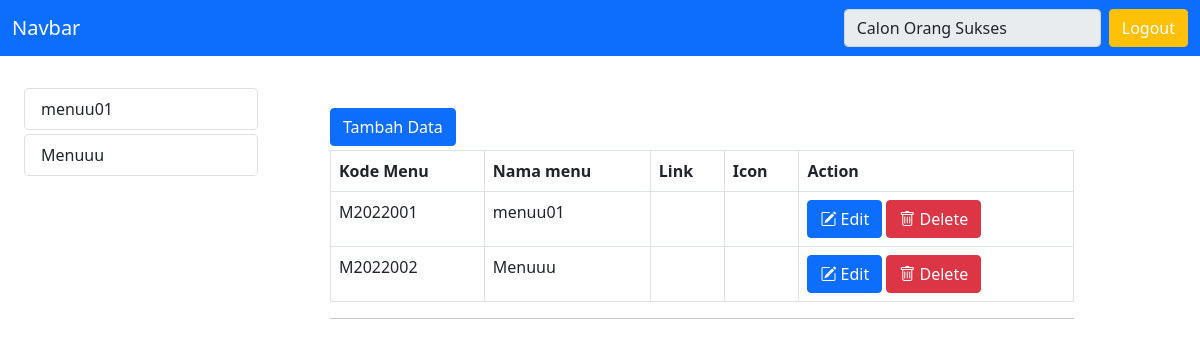
Before: /admin/home.php?modul=mod_menu (signed in) with the older database file.
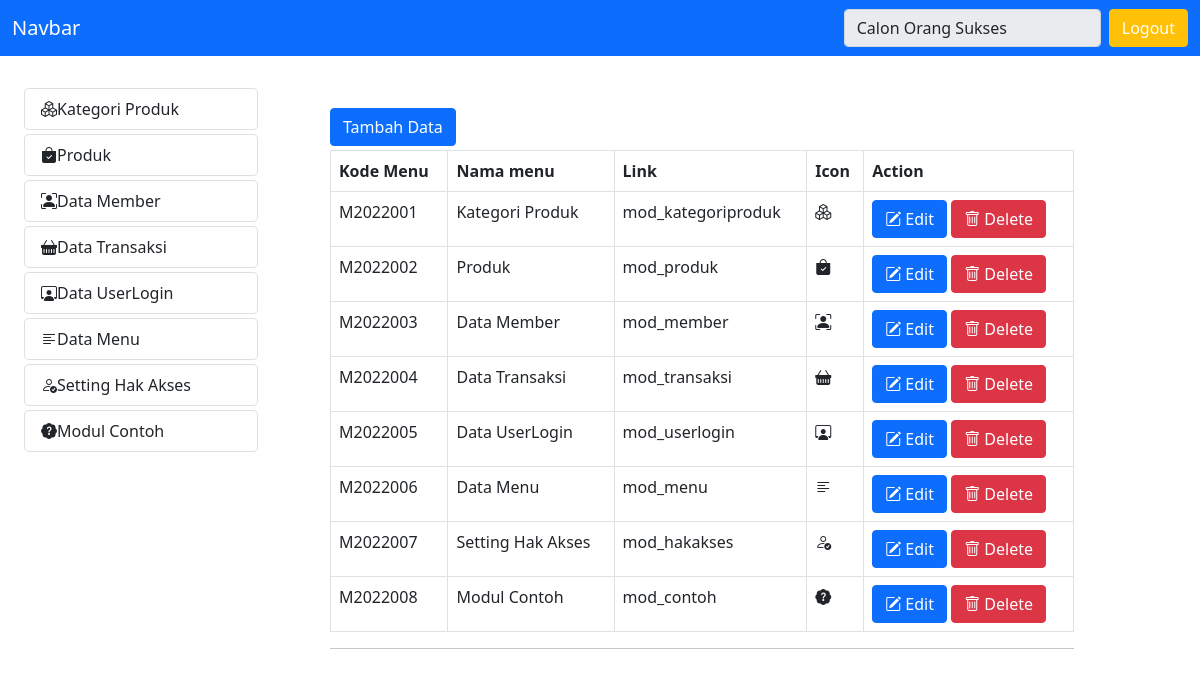
After: the same page with the newer database file.
### tables this page shows
CREATE TABLE `mst_menu` (
  `idmenu` int(11) NOT NULL AUTO_INCREMENT,
  `kode_menu` varchar(8) NOT NULL,
  `nmmenu` varchar(25) NOT NULL,
  `link` varchar(50) NOT NULL,
  `icon` varchar(50) DEFAULT NULL,
  PRIMARY KEY (`idmenu`)
);

### admin/mod_menu/index.php (the view)
<?php
include_once("menuCtrl.php");
if (!isset($_GET['action'])) {
?>
	<a href="?modul=mod_menu&action=add" class="btn btn-primary btn-xs mb-1">Tambah Data</a>
	<table class="table table-bordered">
		<tr>
			<th>Kode Menu</th>
			<th>Nama menu</th>
			<th>Link</th>
			<th>Icon</th>
			<th>Action</th>
		</tr>
		<?php
		$query = mysqli_query($koneksidb, "SELECT * FROM mst_menu");
		foreach ($query as $q) :
		?>
			<tr>
				<td><?= $q['kode_menu']; ?></td>
				<td><?= $q['nmmenu']; ?></td>
				<td><?= $q['link']; ?></td>
				<td><?= $q['icon']; ?></td>
				<td><a href="?modul=mod_menu&action=edit&id=<?= $q['idmenu']; ?>" class="btn btn-xs btn-primary"><i class="bi bi-pencil-square"></i> Edit</a>
					<a href="?modul=mod_menu&action=delete&id=<?= $q['idmenu']; ?>" class="btn btn-xs btn-danger"><i class="bi bi-trash"></i> Delete</a>
				</td>
			</tr>
		<?php
		endforeach;
		?>
	</table>
	<hr>
<?php } else if (isset($_GET['action']) && ($_GET['action'] == "add" || $_GET['action'] == "edit")) {
?>
	<?php
	$query_cekkode = mysqli_query(
		$koneksidb,
		"select kode_menu from mst_menu ORDER BY kode_menu DESC LIMIT 0,1"
	);
	$cekkode = mysqli_fetch_array($query_cekkode);
	$kodeakhir = $cekkode['kode_menu'];
	$no_urutakhir = substr($kodeakhir, 5);
	$th_akhir = substr($kodeakhir, 1, 4);
	$th_sekarang = date("Y");
	if ($th_akhir == $th_sekarang) {
		if ($no_urutakhir < 9) {
			$nourut_baru = "00" . ($no_urutakhir + 1);
		} else if ($no_urutakhir < 99) {
			$nourut_baru = "0" . ($no_urutakhir + 1);
		} else {
			$nourut_baru = ($no_urutakhir + 1);
		}
	} else {
		$nourut_baru =  "001";
	}
	$kodeterbaru = "M" . $th_sekarang . $nourut_baru;
	if ($proses == "insert") {
	?>
		<form action="?modul=mod_menu&action=save" id="formmenu" method="POST">
			<div class="row pt-3">
				<label class="col-md-2">Kode Menu</label>
				<div class="col-md-5">
					<input type="hidden" name="proses" value="<?= $proses; ?>">
					<input type="text" name="kode_menu" id="kode_menu" class="form-control" value="<?= $kodeterbaru; ?>" readonly>
				</div>
			</div>
			<div class="row pt-3">
				<label class="col-md-2">Nama Menu</label>
				<div class="col-md-5">
					<input type="text" name="nmmenu" id="nmmenu" class="form-control">
				</div>
			</div>
			<div class="row pt-3">
				<label class="col-md-2">Link</label>
				<div class="col-md-5">
					<input type="text" name="link" id="link" class="form-control">
				</div>
			</div>
			<div class="row pt-3">
				<label class="col-md-2">Icon</label>
				<div class="col-md-5">
					<input type="text" name="icon" id="icon" class="form-control">
				</div>
			</div>
			<div class="row pt-3">
				<label class="col-md-2"></label>
				<div class="col-md-5">
					<button type="submit" class="btn btn-primary">Simpan</button>
					<a href="home.php?modul=mod_menu"><button type="button" class="btn btn-warning">Kembali</button></a>
				</div>
			</div>
		</form>
	<?php
	} else {
	?>
		<form action="?modul=mod_menu&action=save" method="POST">
			<?php
			$qry = mysqli_query($koneksidb, "select * from mst_menu where idmenu='$id' LIMIT 0,1");
			$dt = mysqli_fetch_array($qry);
			?>
			<div class="row pt-3">
				<label class="col-md-2">Nama Menu</label>
				<div class="col-md-5">
					<input type="hidden" name="proses" value="<?= $proses; ?>">
					<input type="hidden" name="idmenu" value="<?= $dt['idmenu']; ?>">
					<input type="text" class="form-control" name="nmmenu" value="<?= $dt['nmmenu']; ?>">
				</div>
			</div>
			<div class="row pt-3">
				<label class="col-md-2">Link</label>
				<div class="col-md-5">
					<input type="text" class="form-control" name="link" value="<?= $dt['link']; ?>">
				</div>
			</div>
			<div class="row pt-3">
				<label class="col-md-2">Icon</label>
				<div class="col-md-5">
					<input type="text" class="form-control" name="icon" value="<?= $dt['icon']; ?>">
				</div>
			</div>
			<div class="row pt-3">
				<label class="col-md-2"></label>
				<div class="col-md-5">
					<button type="submit" class="btn btn-primary">Simpan</button>
					<a href="home.php?modul=mod_menu"><button type="button" class="btn btn-warning">Kembali</button></a>
				</div>
			</div>
		</form>
	<?php
	}
	?>
<?php
}
?>

### admin/home.php (shortened to what this page needs)
<?php
require_once("../config/koneksidb.php");
?>
<!DOCTYPE html>
<html lang="en">
<head>
	<link href="https://cdn.jsdelivr.net/npm/bootstrap@5.0.2/dist/css/bootstrap.min.css" rel="stylesheet"
>
	<link rel="stylesheet" href="https://cdn.jsdelivr.net/npm/bootstrap-icons@1.8.3/font/bootstrap-icons.css">
</head>
<body>
	<nav class="navbar fixed-top navbar-light bg-primary">
		<div class="container-fluid">
			<a class="navbar-brand text-white">Navbar</a>
			<form class="d-flex">
				<input class="form-control me-2" type="text" readonly value="<?= $_SESSION['namauser_log']; ?>">
				<a href="logout.php" class="btn btn-warning text-white"> Logout</a>
			</form>
		</div>
	</nav>
	<section class="mt-4">
		<div class="row">
			<div class="col-md-3">
				<div class="container">
					<div class="list-group">
						<?php
						include_once("menu.php");
						?>
					</div>
				</div>
			</div>
			<div class="col-lg-8">
				<div class="container">
					<br>
					<?php
					if (isset($_GET['modul'])) {
						include_once $_GET['modul'] . "/index.php";
					}
					else{
						include_once "dashboard.php";
					}
					?>
				</div>
			</div>
		</div>
	</section>
</body>
</html>

### admin/menu.php (shortened to what this page needs)
<?php
$qry_menu = mysqli_query($koneksidb, "SELECT * FROM mst_menu");
while ($row = mysqli_fetch_array($qry_menu)) {
?>
<a href="?modul=<?= $row['link']; ?>" style="text-decoration: none;" class="links1">
	<li class="list-group-item links rounded-3 mt-1"><?= $row['icon']; ?></i><?= $row["nmmenu"]; ?></li>
</a>
<?php
}
?>

### admin/home.php (style rules this page uses)
body { padding-top: 60px; }

Changed rows visible on the page:
changed mst_menu: nmmenu "menuu01" → "Kategori Produk"; link (not shown) → "mod_kategoriproduk"
changed mst_menu: nmmenu "Menuuu" → "Produk"; link (not shown) → "mod_produk"
added mst_menu: nmmenu "Data Member", kode_menu "M2022003", link "mod_member"
added mst_menu: nmmenu "Data Transaksi", kode_menu "M2022004", link "mod_transaksi"
added mst_menu: nmmenu "Data UserLogin", kode_menu "M2022005", link "mod_userlogin"
added mst_menu: nmmenu "Data Menu", kode_menu "M2022006", link "mod_menu"
added mst_menu: nmmenu "Setting Hak Akses", kode_menu "M2022007", link "mod_hakakses"
added mst_menu: nmmenu "Modul Contoh", kode_menu "M2022008", link "mod_contoh"
